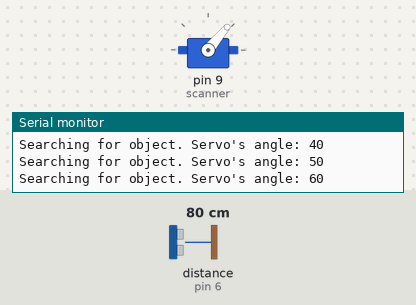
The sketch below on a simulated Arduino Uno, built with avr-gcc and run on an emulated ATmega328P. Parts: servo, the last lines printed to the serial monitor. Wiring (inferred from the names in the program): ultrasonic range finder: trigger pin 5; echo pin 6. Inputs (shaded band) come from the test bench; at power-on: distance to the obstacle (sensor on pin 6) 80 cm. The echo pulse lasts 58.3 µs per cm.

Above: at 1.2 s.
1.3 s: distance to the obstacle (sensor on pin 6) set to 23 cm
4.3 s: distance to the obstacle (sensor on pin 6) set to 18 cm
At 4.3 s:
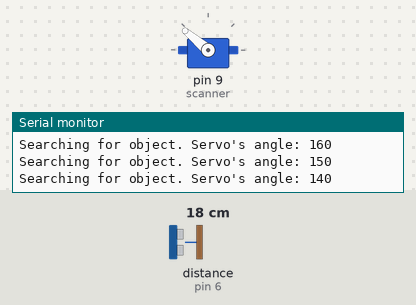
6.3 s: distance to the obstacle (sensor on pin 6) set to 35 cm
At 9.2 s:
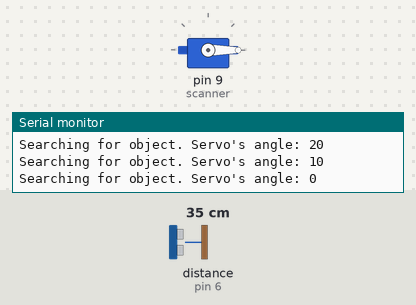
9.3 s: distance to the obstacle (sensor on pin 6) set to 2 cm
At 9.8 s:
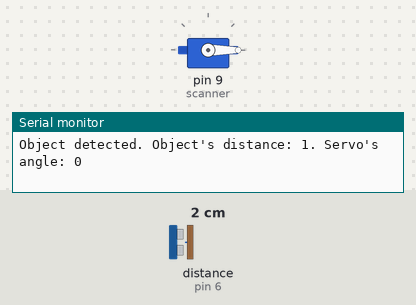
Timing chart, 0 to 11.8 s (numbered marks = the images above; inputs shaded):
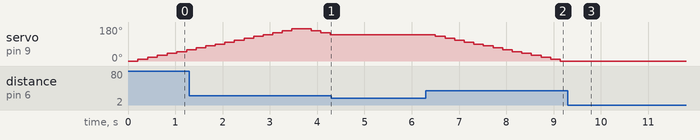

The sketch:

original_object_detection.ino
```cpp
#include <Servo.h> // servo library

Servo scanner; //name and identify servo

const int out = 5; // set ultrasonic sensor Pin
const int in = 6; // set ultrasonic sensor pin
int pos = 0; // starting value of servo pin
long dur;
long dis;
long tocm;
bool returningToZero;

void setup() {
  Serial.begin(9600); //begin serial monitor for output
  pinMode(in, INPUT); // setup input pin on sensor
  pinMode(out, OUTPUT); // setup output pin on sensor
  scanner.attach(9); // servo pin setup
  scanner.write(0); // starting position of servo
}

bool objectDetected(long tocm) //function to detect object that gives a value
{
  if (tocm < 20)
  {
    return true;
  } else {
    return false;
  }
}

void loop()
{
  digitalWrite(out, LOW); // send out sound from sensor
  delayMicroseconds(2);
  digitalWrite(out, HIGH);
  delayMicroseconds(10);
  digitalWrite(out, LOW);
  dur = pulseIn(in, HIGH);// read the electric signals from the sensor
  tocm = microsecondsToCentimeters(dur); // change input to a distance value
  if (objectDetected(tocm)) // if object is detected, stop the servo and display value
  {
    Serial.print("Object detected. Object's distance: ");
    Serial.print(tocm);
    Serial.print(". Servo's angle: ");
    Serial.println(pos);
  } else {
    if (pos < 180 && returningToZero == false) // otherwise, continue to rotate servo
    {
      scanner.write(pos);
      pos += 10;
      Serial.print("Searching for object. Servo's angle: ");
      Serial.println(pos);
      if (pos == 180)
        returningToZero = true;
    } else if (returningToZero == true) {
      pos -= 10;
      Serial.print("Searching for object. Servo's angle: ");
      Serial.println(pos);
      scanner.write(pos);
      if (pos == 0)
        returningToZero = false;
    }
  }
  delay(200);
}

long microsecondsToCentimeters(long microseconds) // convert signal to distance
{
  return microseconds / 29.155 / 2;
}
```

Measured:
- the behaviour switches between 21 and 20 cm on distance to the obstacle (sensor on pin 6) (found by bisection; images 0 and 1)
- after the input at 4.3 s, servo on pin 9 (scanner): stays 140° (without the input it goes to 130° after 0.18 s)
- after the input at 6.3 s, servo on pin 9 (scanner): moves from 140° to 0° over 2.6 s, starting after 0.20 s
- after the input at 9.3 s, servo on pin 9 (scanner): stays 0° (without the input it goes to 10° after 0.25 s)
- by itself, servo on pin 9 (scanner): rises from 60° to 170° in 2.0 s, then falls to 140° in 0.81 s
